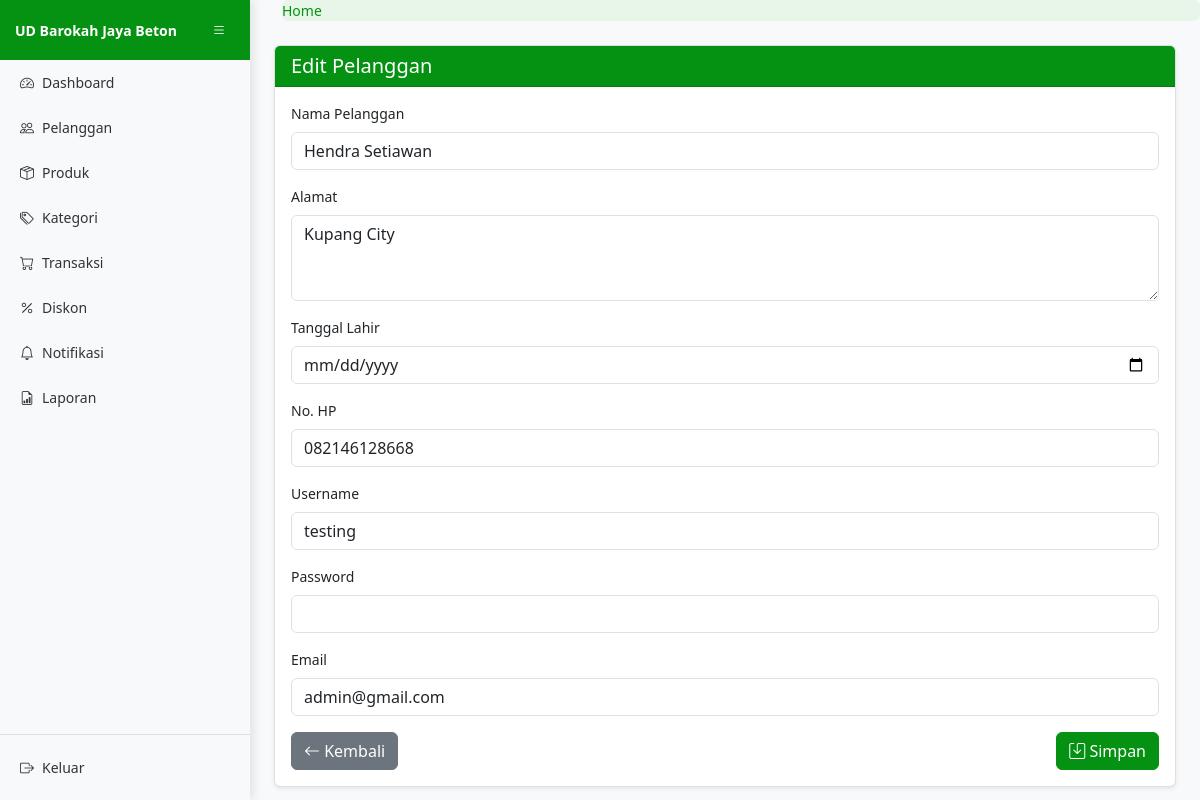
/pelanggan/5/edit/ (signed in), run on the app's committed database.
### core/models.py (models this page shows, shortened)
class Pelanggan(models.Model):
    nama_pelanggan = models.CharField(max_length=100)
    alamat = models.TextField()
    tanggal_lahir = models.DateField()
    no_hp = models.CharField(max_length=15)
    username = models.CharField(max_length=50, unique=True)
    password = models.CharField(max_length=128)
    email = models.EmailField(unique=True)
    created_at = models.DateTimeField(auto_now_add=True)

### core/views.py (the view)
# urls.py: path('pelanggan/<int:pk>/edit/', views.edit_pelanggan, name='edit_pelanggan'),
@login_required
def edit_pelanggan(request, pk):
    pelanggan = get_object_or_404(Pelanggan, pk=pk)
    if request.method == 'POST':
        form = PelangganForm(request.POST, instance=pelanggan)
        if form.is_valid():
            pelanggan_form = form.save(commit=False)
            if not form.cleaned_data.get('password'):
                existing_pelanggan = Pelanggan.objects.get(pk=pk)
                pelanggan_form.password = existing_pelanggan.password
            pelanggan_form.save()
            messages.success(request, 'Data pelanggan berhasil diperbarui.')
            return redirect('daftar_pelanggan')
    else:
        form = PelangganForm(instance=pelanggan)
        form.fields['password'].initial = ''
    return render(request, 'core/pelanggan/form_pelanggan.html', {
        'form': form,
        'title': 'Edit Pelanggan',
        'pelanggan': pelanggan
    })

### core/forms.py (shortened to what this page needs)
class PelangganForm(forms.ModelForm):
    password = forms.CharField(
        widget=forms.PasswordInput(attrs={'class': 'form-control'}),
        required=False
    )
    class Meta:
        model = Pelanggan
        fields = ['nama_pelanggan', 'alamat', 'tanggal_lahir', 'no_hp', 'username', 'password', 'email']
        widgets = {
            'nama_pelanggan': forms.TextInput(attrs={'class': 'form-control'}),
            'alamat': forms.Textarea(attrs={'class': 'form-control', 'rows': 3}),
            'tanggal_lahir': forms.DateInput(attrs={'class': 'form-control', 'type': 'date'}),
            'no_hp': forms.TextInput(attrs={'class': 'form-control'}),
            'username': forms.TextInput(attrs={'class': 'form-control'}),
            'password': forms.PasswordInput(attrs={'class': 'form-control'}),
            'email': forms.EmailInput(attrs={'class': 'form-control'}),
        }
    def __init__(self, *args, **kwargs):
        super().__init__(*args, **kwargs)
        if self.instance and self.instance.pk:
            self.fields['password'].required = False

### core/templates/core/pelanggan/form_pelanggan.html (shortened to what this page needs)
{% extends 'core/basis.html' %}
{% block content %}
<div class="container-fluid">
    <div class="card">
        <div class="card-header">
            <h5 class="card-title mb-0">{{ title }}</h5>
        </div>
        <div class="card-body">
            <form method="post">
                <div class="mb-3">
                    <label for="{{ form.nama_pelanggan.id_for_label }}" class="form-label">Nama Pelanggan</label>
                    {{ form.nama_pelanggan }}
                </div>
                <div class="mb-3">
                    <label for="{{ form.alamat.id_for_label }}" class="form-label">Alamat</label>
                    {{ form.alamat }}
                </div>
                <div class="mb-3">
                    <label for="{{ form.tanggal_lahir.id_for_label }}" class="form-label">Tanggal Lahir</label>
                    {{ form.tanggal_lahir }}
                </div>
                <div class="mb-3">
                    <label for="{{ form.no_hp.id_for_label }}" class="form-label">No. HP</label>
                    {{ form.no_hp }}
                </div>
                <div class="mb-3">
                    <label for="{{ form.username.id_for_label }}" class="form-label">Username</label>
                    {{ form.username }}
                </div>
                <div class="mb-3">
                    <label for="{{ form.password.id_for_label }}" class="form-label">Password</label>
                    {{ form.password }}
                </div>
                <div class="mb-3">
                    <label for="{{ form.email.id_for_label }}" class="form-label">Email</label>
                    {{ form.email }}
                </div>
                <div class="d-flex justify-content-between">
                    <a href="{% url 'daftar_pelanggan' %}" class="btn btn-secondary">
                        <i class="bi bi-arrow-left"></i> Kembali
                    </a>
                    <button type="submit" class="btn btn-dark">
                        <i class="bi bi-save"></i> Simpan
                    </button>
                </div>
            </form>
        </div>
    </div>
</div>
{% endblock %}

### core/static/core/css/app.css (style rules this page uses)
body { font-size: .875rem; background-color: #f8f9fa; overflow-x: hidden; }
.card { box-shadow: 0 0.125rem 0.25rem rgba(0, 0, 0, 0.075); border: 1px solid rgba(0, 0, 0, 0.125); margin-bottom: 1rem; }
.card-header { background-color: #059212; color: white; border-bottom: 1px solid rgba(0, 0, 0, 0.125); }
.btn-dark { background-color: #059212; border-color: #059212; }

### data on the page
Pelanggan: nama_pelanggan "Hendra Setiawan", alamat "Kupang City", no_hp "082146128668", username "testing", email "admin@gmail.com"

### other printed values
{{ title }} "Edit Pelanggan"
